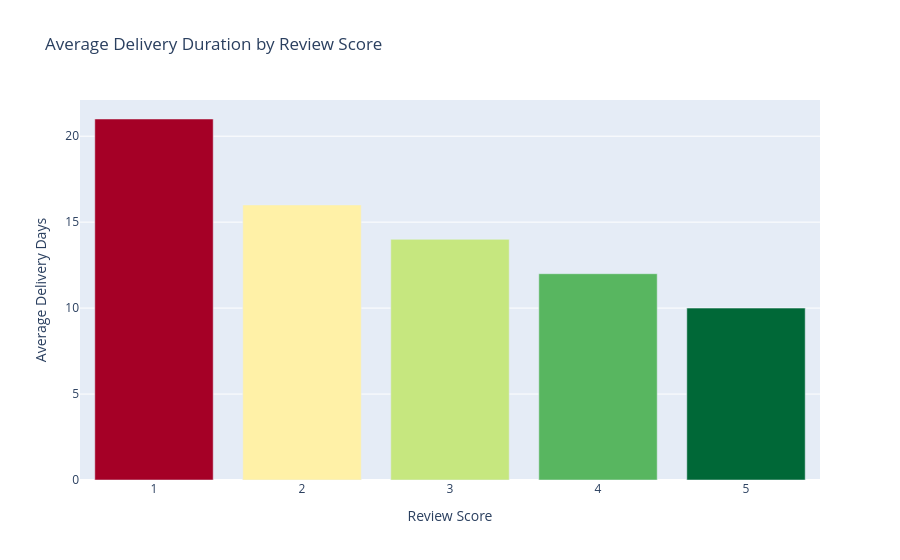

Notebook code cell kept with this figure:
### Markdown cell above
Higher satisfaction attributed to shorter delivery time and early deliveries. Between 1-star and 5-star, difference in average duration is 11 days while difference in early delivery is 9 days, suggesting raw delivery timings are stronger predictors of satisfaction.

### Code cell
# Plot graph of average delivery duration by review score
import plotly.express as px
df_viz = ave_delivery_duration.reset_index()
df_viz.columns = ['review_score', 'avg_delivery_days']
df_viz['avg_delivery_days'] = df_viz['avg_delivery_days'].dt.days
print(df_viz)
fig = px.bar(df_viz, 
             x='review_score', 
             y='avg_delivery_days',
             title='Average Delivery Duration by Review Score',
             labels={'avg_delivery_days': 'Average Delivery Days',
                     'review_score': 'Review Score'},
             color='avg_delivery_days',
             color_continuous_scale='RdYlGn_r')
fig.update_layout(coloraxis_showscale=False)
fig.show()

### Figure 1 — Plotly figure (JSON) as saved in the notebook; plotly's stock layout.template omitted (floating-point values rounded to 4 significant figures)
{"data": [{"hovertemplate": "Review Score=%{x}<br>Average Delivery Days=%{marker.color}<extra></extra>", "legendgroup": "", "marker": {"color": [21, 16, 14, 12, 10], "coloraxis": "coloraxis", "pattern": {"shape": ""}}, "name": "", "orientation": "v", "showlegend": false, "textposition": "auto", "type": "bar", "x": [1, 2, 3, 4, 5], "xaxis": "x", "y": [21, 16, 14, 12, 10], "yaxis": "y"}], "layout": {"barmode": "relative", "coloraxis": {"autocolorscale": false, "colorbar": {"title": {"text": "Average Delivery Days"}}, "colorscale": [[0, "rgb(0,104,55)"], [0.1, "rgb(26,152,80)"], [0.2, "rgb(102,189,99)"], [0.3, "rgb(166,217,106)"], [0.4, "rgb(217,239,139)"], [0.5, "rgb(255,255,191)"], [0.6, "rgb(254,224,139)"], [0.7, "rgb(253,174,97)"], [0.8, "rgb(244,109,67)"], [0.9, "rgb(215,48,39)"], [1, "rgb(165,0,38)"]], "showscale": false}, "legend": {"tracegroupgap": 0}, "title": {"text": "Average Delivery Duration by Review Score"}, "xaxis": {"anchor": "y", "domain": [0, 1], "title": {"text": "Review Score"}}, "yaxis": {"anchor": "x", "domain": [0, 1], "title": {"text": "Average Delivery Days"}}}}
